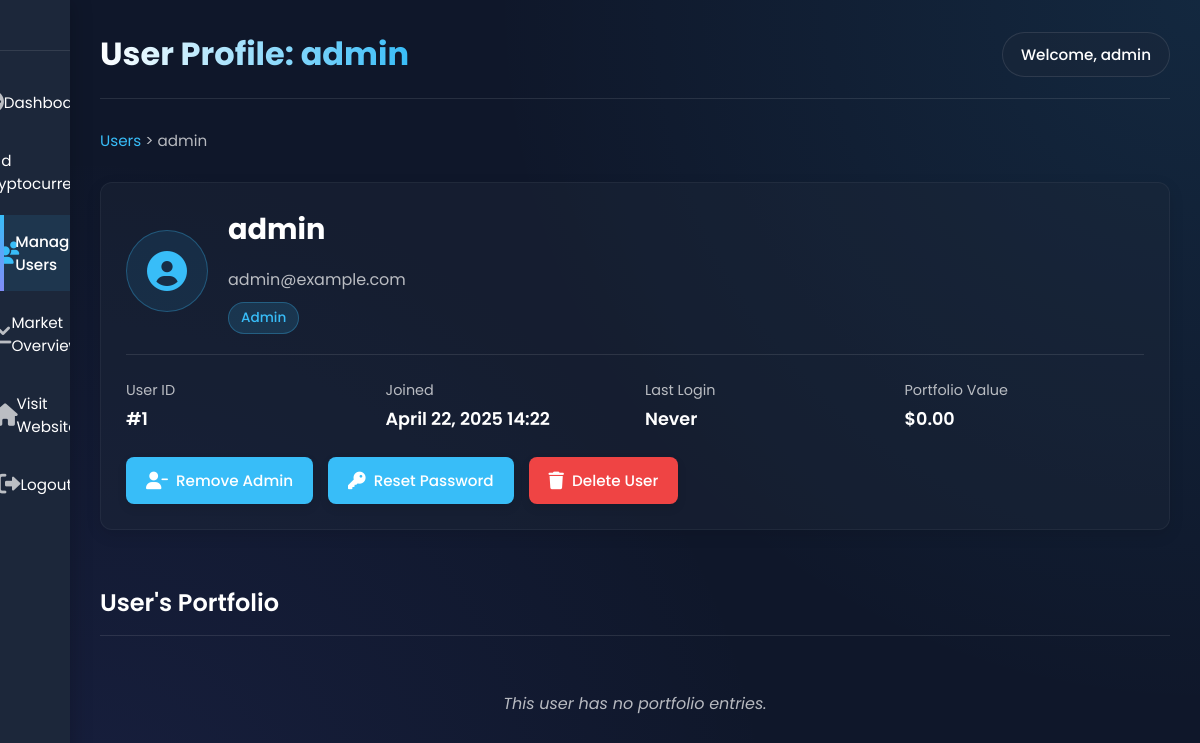
The app's page /admin_view_user.php?id=1 (signed in) with its own data.
### tables this page shows
CREATE TABLE users (
    id INT AUTO_INCREMENT PRIMARY KEY,
    username VARCHAR(50) NOT NULL,
    email VARCHAR(100) NOT NULL UNIQUE,
    password VARCHAR(255) NOT NULL,
    is_admin TINYINT(1) DEFAULT 0,
    created_at TIMESTAMP DEFAULT CURRENT_TIMESTAMP,
    last_login DATETIME NULL
);

### admin_view_user.php (the view, shortened to what this page needs)
<?php
include("includes/config.php");
$user_id = $_GET['id'];
$stmt = $conn->prepare("
    SELECT id, username, email, is_admin, DATE_FORMAT(created_at, '%M %d, %Y %H:%i') as joined_date,
           last_login
    FROM users
    WHERE id = ?
");
$stmt->bind_param("i", $user_id);
$stmt->execute();
$result = $stmt->get_result();
$user = $result->fetch_assoc();
$portfolio = $conn->query("
    SELECT coin_name, symbol, SUM(quantity) as total_quantity,
           AVG(buy_price) as avg_buy_price,
           SUM(quantity * buy_price) as total_investment
    FROM portfolio
    WHERE user_id = $user_id
    GROUP BY coin_name, symbol
    ORDER BY total_investment DESC
");
$portfolio_value = $conn->query("
    SELECT SUM(quantity * buy_price) as total_investment
    FROM portfolio
    WHERE user_id = $user_id
")->fetch_assoc()['total_investment'] ?? 0;
$prices = [];
$total_current_value = 0;
?>
<!DOCTYPE html>
<html lang="en">
<head>
    <link rel="stylesheet" href="admin_styles.css">
    <link rel="stylesheet" href="https://cdnjs.cloudflare.com/ajax/libs/font-awesome/6.0.0-beta3/css/all.min.css">
</head>
<body>
    <div class="admin-wrapper">
        <div class="sidebar">
            <div class="brand">
            </div>
            <ul class="sidebar-menu">
                <li><a href="admin_dashboard.php"><i class="fas fa-tachometer-alt"></i> Dashboard</a></li>
                <li><a href="admin_add_crypto.php"><i class="fas fa-plus-circle"></i> Add Cryptocurrencies</a></li>
                <li class="active"><a href="admin_manage_users.php"><i class="fas fa-users"></i> Manage Users</a></li>
                <li><a href="admin_market_overview.php"><i class="fas fa-chart-line"></i> Market Overview</a></li>
                <li><a href="index.php"><i class="fas fa-home"></i> Visit Website</a></li>
                <li><a href="logout.php"><i class="fas fa-sign-out-alt"></i> Logout</a></li>
            </ul>
        </div>
        <div class="main-content">
            <header>
                <h1>User Profile: <?php echo htmlspecialchars($user['username']); ?></h1>
                <div class="user-info">
                    <span>Welcome, <?php echo htmlspecialchars($_SESSION['username']); ?></span>
                </div>
            </header>
            <div class="breadcrumb">
                <a href="admin_manage_users.php">Users</a> &gt;
                <span><?php echo htmlspecialchars($user['username']); ?></span>
            </div>
            <div class="content-container">
                <div class="user-details-card">
                    <div class="user-header">
                        <div class="avatar">
                            <i class="fas fa-user-circle"></i>
                        </div>
                        <div class="user-meta">
                            <h2><?php echo htmlspecialchars($user['username']); ?></h2>
                            <p class="user-email"><?php echo htmlspecialchars($user['email']); ?></p>
                            <span class="role-badge <?php echo $user['is_admin'] ? 'admin' : 'user'; ?>">
                                <?php echo $user['is_admin'] ? 'Admin' : 'User'; ?>
                            </span>
                        </div>
                    </div>
                    <div class="user-info-grid">
                        <div class="info-item">
                            <span class="label">User ID</span>
                            <span class="value">#<?php echo $user['id']; ?></span>
                        </div>
                        <div class="info-item">
                            <span class="label">Joined</span>
                            <span class="value"><?php echo $user['joined_date']; ?></span>
                        </div>
                        <div class="info-item">
                            <span class="label">Last Login</span>
                            <span class="value"><?php echo $user['last_login'] ? date("M d, Y H:i", strtotime($user['last_login'])) : 'Never'; ?></span>
                        </div>
                        <div class="info-item">
                            <span class="label">Portfolio Value</span>
                            <span class="value">$<?php echo number_format($portfolio_value, 2); ?></span>
                        </div>
                    </div>
                    <div class="user-actions">
                        <a href="?action=toggle_admin&id=<?php echo $user['id']; ?>" class="btn">
                            <i class="fas <?php echo $user['is_admin'] ? 'fa-user-minus' : 'fa-user-plus'; ?>"></i>
                            <?php echo $user['is_admin'] ? 'Remove Admin' : 'Make Admin'; ?>
                        </a>
                        <a href="?action=reset_password&id=<?php echo $user['id']; ?>" class="btn" onclick="return confirm('Are you sure you want to reset this user\'s password?');">
                            <i class="fas fa-key"></i> Reset Password
                        </a>
                        <a href="?action=delete&id=<?php echo $user['id']; ?>" class="btn delete" onclick="return confirm('Are you sure you want to delete this user? This will also delete all their portfolio data.');">
                            <i class="fas fa-trash"></i> Delete User
                        </a>
                    </div>
                </div>
                <div class="portfolio-section">
                    <h2>User's Portfolio</h2>
                    <?php if ($portfolio && $portfolio->num_rows > 0): ?>
                        <table>
                            <thead>
                                <tr>
                                    <th>Cryptocurrency</th>
                                    <th>Total Quantity</th>
                                    <th>Avg. Buy Price</th>
                                    <th>Current Price</th>
                                    <th>Investment</th>
                                    <th>Current Value</th>
                                    <th>Profit/Loss</th>
                                </tr>
                            </thead>
                            <tbody>
                                <?php while ($coin = $portfolio->fetch_assoc()):
                                    $symbol = strtoupper($coin['symbol']);
                                    $current_price = isset($prices[$symbol]['USD']['PRICE']) ? $prices[$symbol]['USD']['PRICE'] : 'N/A';
                                    $investment = $coin['total_investment'];
                                    if (is_numeric($current_price)) {
                                        $current_value = $coin['total_quantity'] * $current_price;
                                        $profit_loss = $current_value - $investment;
                                        $profit_loss_percentage = ($profit_loss / $investment) * 100;
                                        $total_current_value += $current_value;
                                    } else {
                                        $current_value = 'N/A';
                                        $profit_loss = 'N/A';
                                        $profit_loss_percentage = 'N/A';
                                    }
                                    $profit_class = is_numeric($profit_loss) && $profit_loss >= 0 ? 'positive' : 'negative';
                                ?>
                                <tr>
                                    <td>
                                        <?php echo htmlspecialchars($coin['coin_name']); ?>
                                        <span class="symbol">(<?php echo htmlspecialchars($coin['symbol']); ?>)</span>
                                    </td>
                                    <td><?php echo number_format($coin['total_quantity'], 8); ?></td>
                                    <td>$<?php echo number_format($coin['avg_buy_price'], 2); ?></td>
                                    <td>$<?php echo is_numeric($current_price) ? number_format($current_price, 2) : $current_price; ?></td>
                                    <td>$<?php echo number_format($investment, 2); ?></td>
                                    <td>$<?php echo is_numeric($current_value) ? number_format($current_value, 2) : $current_value; ?></td>
                                    <td class="<?php echo $profit_class; ?>">
                                        <?php if (is_numeric($profit_loss)): ?>
                                            $<?php echo number_format($profit_loss, 2); ?>
                                            (<?php echo $profit_loss >= 0 ? '+' : ''; ?><?php echo number_format($profit_loss_percentage, 2); ?>%)
                                        <?php else: ?>
                                            <?php echo $profit_loss; ?>
                                        <?php endif; ?>
                                    </td>
                                </tr>
                                <?php endwhile; ?>
                                <?php if (is_numeric($total_current_value)):
                                    $total_profit_loss = $total_current_value - $portfolio_value;
                                    $total_profit_loss_percentage = ($total_profit_loss / $portfolio_value) * 100;
                                    $total_profit_class = $total_profit_loss >= 0 ? 'positive' : 'negative';
                                ?>
                                <tr class="total-row">
                                    <td colspan="4"><strong>Total</strong></td>
                                    <td><strong>$<?php echo number_format($portfolio_value, 2); ?></strong></td>
                                    <td><strong>$<?php echo number_format($total_current_value, 2); ?></strong></td>
                                    <td class="<?php echo $total_profit_class; ?>">
                                        <strong>
                                            $<?php echo number_format($total_profit_loss, 2); ?>
                                            (<?php echo $total_profit_loss >= 0 ? '+' : ''; ?><?php echo number_format($total_profit_loss_percentage, 2); ?>%)
                                        </strong>
                                    </td>
                                </tr>
                                <?php endif; ?>
                            </tbody>
                        </table>
                    <?php else: ?>
                        <p class="empty-message">This user has no portfolio entries.</p>
                    <?php endif; ?>
                </div>
            </div>
        </div>
    </div>
</body>
</html>

### records on screen
users: username "admin", email "admin@example.com", id "1"

### other values on screen
$_SESSION['username'] "admin"
$user['joined_date'] "April 22, 2025 14:22"
$portfolio_value "0.00"
